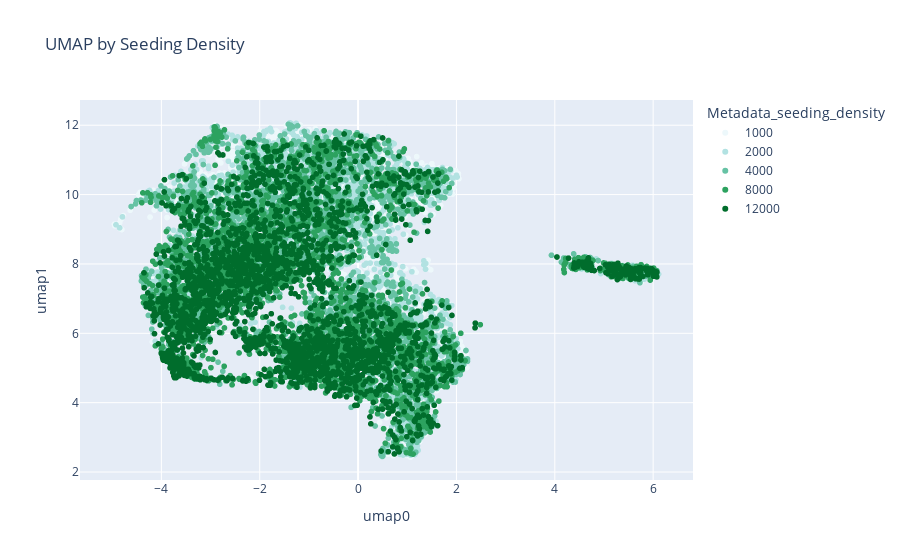

Here is the notebook cell this chart was saved with:
### Code cell
blue_green_colors = ["#edf8fb", "#b2e2e2", "#66c2a4", "#2ca25f", "#006d2c"]

fig = px.scatter(
    umapdf,
    x="umap0",
    y="umap1",
    color="Metadata_seeding_density",
    title="UMAP by Seeding Density",
    color_discrete_sequence=blue_green_colors,
)

fig.show()
fig.write_image(
    static_figure_path / "round1_seeding_density_umap.png", width=2000, height=1200
)
fig.write_html(
    int_figure_path / "round1_seeding_density_umap.html",
    full_html=True,
    include_plotlyjs="embed",
)

### Figure 1 — Plotly figure (JSON) as saved in the notebook; plotly's stock layout.template omitted (floating-point values rounded to 4 significant figures; data arrays with more than 128 entries replaced by an {"elided": "..."} marker saying what was removed)
{"data": [{"hovertemplate": "Metadata_seeding_density=1000<br>umap0=%{x}<br>umap1=%{y}<extra></extra>", "legendgroup": "1000", "marker": {"color": "#edf8fb", "symbol": "circle"}, "mode": "markers", "name": "1000", "showlegend": true, "type": "scattergl", "x": {"elided": "2700 float values"}, "xaxis": "x", "y": {"elided": "2700 float values"}, "yaxis": "y"}, {"hovertemplate": "Metadata_seeding_density=2000<br>umap0=%{x}<br>umap1=%{y}<extra></extra>", "legendgroup": "2000", "marker": {"color": "#b2e2e2", "symbol": "circle"}, "mode": "markers", "name": "2000", "showlegend": true, "type": "scattergl", "x": {"elided": "2700 float values"}, "xaxis": "x", "y": {"elided": "2700 float values"}, "yaxis": "y"}, {"hovertemplate": "Metadata_seeding_density=4000<br>umap0=%{x}<br>umap1=%{y}<extra></extra>", "legendgroup": "4000", "marker": {"color": "#66c2a4", "symbol": "circle"}, "mode": "markers", "name": "4000", "showlegend": true, "type": "scattergl", "x": {"elided": "2700 float values"}, "xaxis": "x", "y": {"elided": "2700 float values"}, "yaxis": "y"}, {"hovertemplate": "Metadata_seeding_density=8000<br>umap0=%{x}<br>umap1=%{y}<extra></extra>", "legendgroup": "8000", "marker": {"color": "#2ca25f", "symbol": "circle"}, "mode": "markers", "name": "8000", "showlegend": true, "type": "scattergl", "x": {"elided": "2650 float values"}, "xaxis": "x", "y": {"elided": "2650 float values"}, "yaxis": "y"}, {"hovertemplate": "Metadata_seeding_density=12000<br>umap0=%{x}<br>umap1=%{y}<extra></extra>", "legendgroup": "12000", "marker": {"color": "#006d2c", "symbol": "circle"}, "mode": "markers", "name": "12000", "showlegend": true, "type": "scattergl", "x": {"elided": "2600 float values"}, "xaxis": "x", "y": {"elided": "2600 float values"}, "yaxis": "y"}], "layout": {"legend": {"title": {"text": "Metadata_seeding_density"}, "tracegroupgap": 0}, "title": {"text": "UMAP by Seeding Density"}, "xaxis": {"anchor": "y", "domain": [0.0, 1.0], "title": {"text": "umap0"}}, "yaxis": {"anchor": "x", "domain": [0.0, 1.0], "title": {"text": "umap1"}}}}
